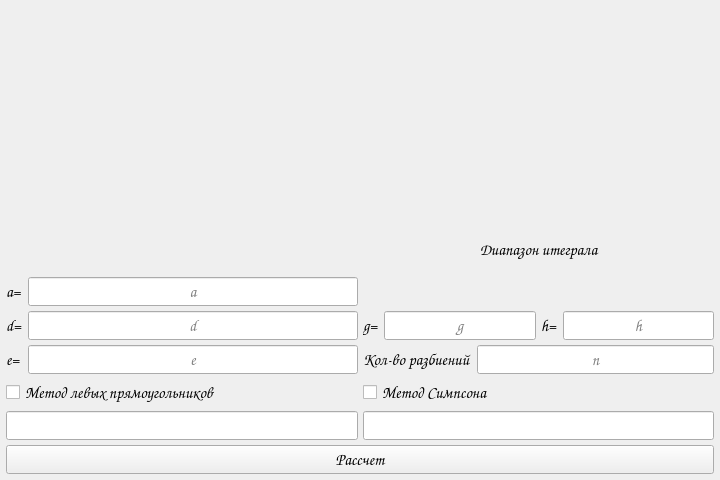
<?xml version="1.0" encoding="UTF-8"?>
<ui version="4.0">
 <class>MainWin</class>
 <widget class="QWidget" name="MainWin">
  <property name="enabled">
   <bool>true</bool>
  </property>
  <property name="geometry">
   <rect>
    <x>0</x>
    <y>0</y>
    <width>720</width>
    <height>480</height>
   </rect>
  </property>
  <property name="sizePolicy">
   <sizepolicy hsizetype="Preferred" vsizetype="Preferred">
    <horstretch>0</horstretch>
    <verstretch>0</verstretch>
   </sizepolicy>
  </property>
  <property name="minimumSize">
   <size>
    <width>0</width>
    <height>0</height>
   </size>
  </property>
  <property name="maximumSize">
   <size>
    <width>9999999</width>
    <height>9999999</height>
   </size>
  </property>
  <property name="font">
   <font>
    <family>Comic Sans MS</family>
    <pointsize>12</pointsize>
    <italic>true</italic>
   </font>
  </property>
  <property name="windowTitle">
   <string>Шалыгина Л.В. 123-3П</string>
  </property>
  <layout class="QGridLayout" name="gridLayout">
   <item row="0" column="0" colspan="2">
    <widget class="QLabel" name="label">
     <property name="layoutDirection">
      <enum>Qt::LeftToRight</enum>
     </property>
     <property name="lineWidth">
      <number>1</number>
     </property>
     <property name="text">
      <string/>
     </property>
     <property name="pixmap">
      <pixmap resource="rep_ico/Resurs_pack.qrc">:/pngInt/int_img_ade.png</pixmap>
     </property>
     <property name="alignment">
      <set>Qt::AlignCenter</set>
     </property>
    </widget>
   </item>
   <item row="1" column="0">
    <layout class="QVBoxLayout" name="verticalLayout_4">
     <item>
      <widget class="QLabel" name="label_10">
       <property name="text">
        <string/>
       </property>
       <property name="alignment">
        <set>Qt::AlignCenter</set>
       </property>
      </widget>
     </item>
     <item>
      <layout class="QFormLayout" name="formLayout">
       <item row="0" column="0">
        <widget class="QLabel" name="label_3">
         <property name="text">
          <string>a=</string>
         </property>
        </widget>
       </item>
       <item row="0" column="1">
        <widget class="QLineEdit" name="lineA">
         <property name="alignment">
          <set>Qt::AlignCenter</set>
         </property>
         <property name="placeholderText">
          <string>a</string>
         </property>
        </widget>
       </item>
       <item row="1" column="0">
        <widget class="QLabel" name="label_4">
         <property name="text">
          <string>d=</string>
         </property>
        </widget>
       </item>
       <item row="1" column="1">
        <widget class="QLineEdit" name="lineB">
         <property name="layoutDirection">
          <enum>Qt::LeftToRight</enum>
         </property>
         <property name="alignment">
          <set>Qt::AlignCenter</set>
         </property>
         <property name="placeholderText">
          <string>d</string>
         </property>
        </widget>
       </item>
       <item row="2" column="0">
        <widget class="QLabel" name="label_7">
         <property name="text">
          <string>e=</string>
         </property>
        </widget>
       </item>
       <item row="2" column="1">
        <widget class="QLineEdit" name="lineC">
         <property name="layoutDirection">
          <enum>Qt::LeftToRight</enum>
         </property>
         <property name="alignment">
          <set>Qt::AlignCenter</set>
         </property>
         <property name="placeholderText">
          <string>e</string>
         </property>
        </widget>
       </item>
      </layout>
     </item>
    </layout>
   </item>
   <item row="1" column="1">
    <layout class="QVBoxLayout" name="verticalLayout_5">
     <item>
      <widget class="QLabel" name="label_9">
       <property name="text">
        <string>Диапазон итеграла</string>
       </property>
       <property name="alignment">
        <set>Qt::AlignCenter</set>
       </property>
      </widget>
     </item>
     <item>
      <layout class="QVBoxLayout" name="verticalLayout">
       <item>
        <layout class="QHBoxLayout" name="horizontalLayout">
         <item>
          <widget class="QLabel" name="label_5">
           <property name="text">
            <string>g=</string>
           </property>
          </widget>
         </item>
         <item>
          <widget class="QLineEdit" name="lineD">
           <property name="layoutDirection">
            <enum>Qt::LeftToRight</enum>
           </property>
           <property name="alignment">
            <set>Qt::AlignCenter</set>
           </property>
           <property name="placeholderText">
            <string>g</string>
           </property>
          </widget>
         </item>
         <item>
          <widget class="QLabel" name="label_6">
           <property name="text">
            <string>h=</string>
           </property>
          </widget>
         </item>
         <item>
          <widget class="QLineEdit" name="lineE">
           <property name="layoutDirection">
            <enum>Qt::LeftToRight</enum>
           </property>
           <property name="alignment">
            <set>Qt::AlignCenter</set>
           </property>
           <property name="placeholderText">
            <string>h</string>
           </property>
          </widget>
         </item>
        </layout>
       </item>
       <item>
        <layout class="QHBoxLayout" name="horizontalLayout_2">
         <item>
          <widget class="QLabel" name="label_8">
           <property name="text">
            <string>Кол-во разбиений</string>
           </property>
          </widget>
         </item>
         <item>
          <widget class="QLineEdit" name="lineN">
           <property name="alignment">
            <set>Qt::AlignCenter</set>
           </property>
           <property name="readOnly">
            <bool>false</bool>
           </property>
           <property name="placeholderText">
            <string>n</string>
           </property>
          </widget>
         </item>
        </layout>
       </item>
      </layout>
     </item>
    </layout>
   </item>
   <item row="2" column="0" colspan="2">
    <layout class="QHBoxLayout" name="horizontalLayout_4">
     <item>
      <layout class="QVBoxLayout" name="verticalLayout_2">
       <item>
        <widget class="QCheckBox" name="checkMLP">
         <property name="text">
          <string>Метод левых прямоугольников</string>
         </property>
        </widget>
       </item>
       <item>
        <widget class="QLineEdit" name="lineOutMLP">
         <property name="readOnly">
          <bool>true</bool>
         </property>
        </widget>
       </item>
      </layout>
     </item>
     <item>
      <layout class="QVBoxLayout" name="verticalLayout_3">
       <item>
        <widget class="QCheckBox" name="checkMSim">
         <property name="text">
          <string>Метод Симпсона</string>
         </property>
        </widget>
       </item>
       <item>
        <widget class="QLineEdit" name="lineOutMSim">
         <property name="readOnly">
          <bool>true</bool>
         </property>
        </widget>
       </item>
      </layout>
     </item>
    </layout>
   </item>
   <item row="3" column="0" colspan="2">
    <widget class="QPushButton" name="pushButton">
     <property name="text">
      <string>Рассчет</string>
     </property>
    </widget>
   </item>
  </layout>
 </widget>
 <layoutdefault spacing="5" margin="6"/>
 <tabstops>
  <tabstop>lineC</tabstop>
  <tabstop>checkMLP</tabstop>
 </tabstops>
 <resources>
  <include location="rep_ico/Resurs_pack.qrc"/>
 </resources>
 <connections/>
</ui>
